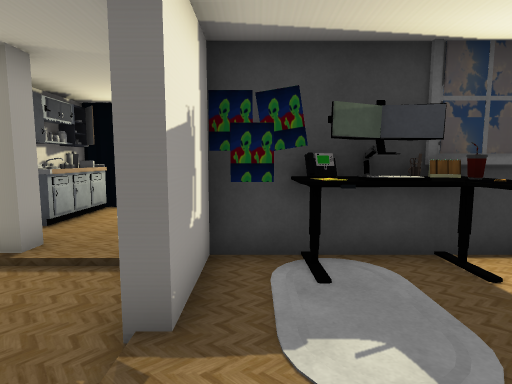
View 1 (above)

13 first-person views from a walk through a scene from a Unity 3-D project. The camera is 1.5 m above the floor, tilts 6° down and sees 80° across. The floor is counted in squares, 1 m on a side. Each view is taken from the middle of a square. On the plan, view 1 faces up. The plan holds only what a view shows up to about 15 squares ahead; the rest is blank. The place goes on beyond the plan. The player is left out. Door leaves are left out, so doorways stand open. Some surface patterns are stand-ins.

View 2
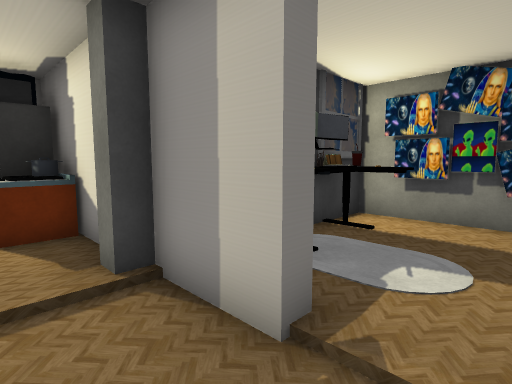

View 3
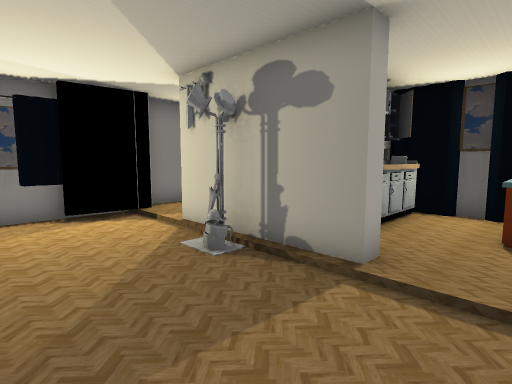

View 4
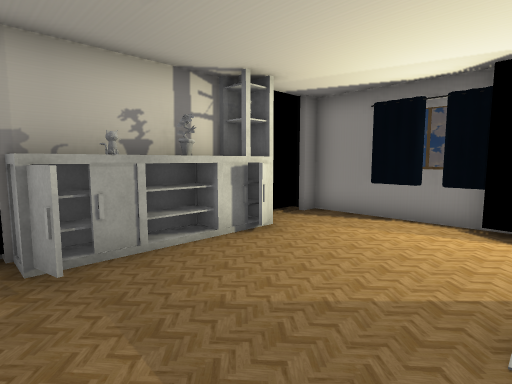

View 5
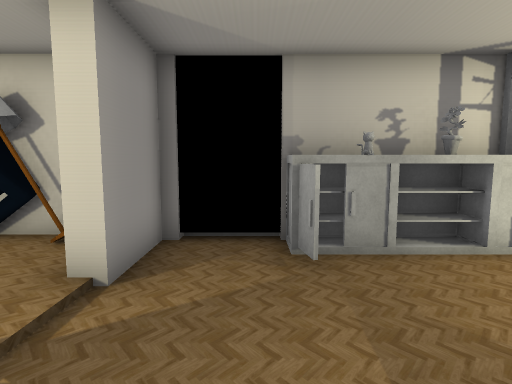

View 6
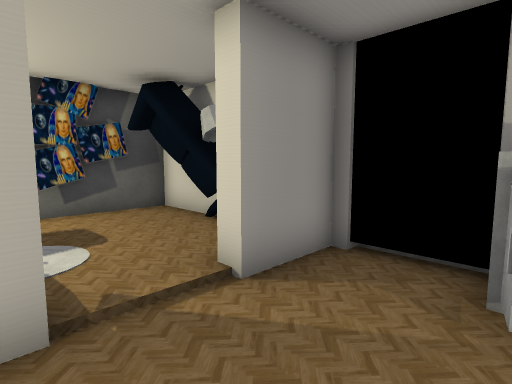

View 7
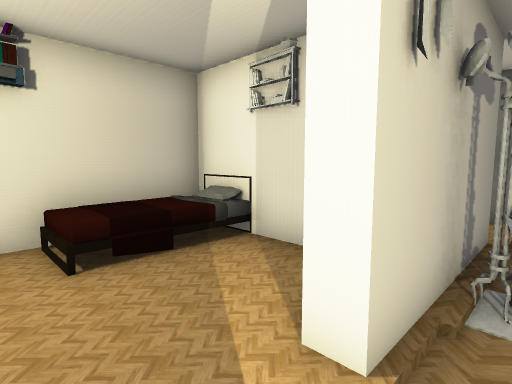

View 8
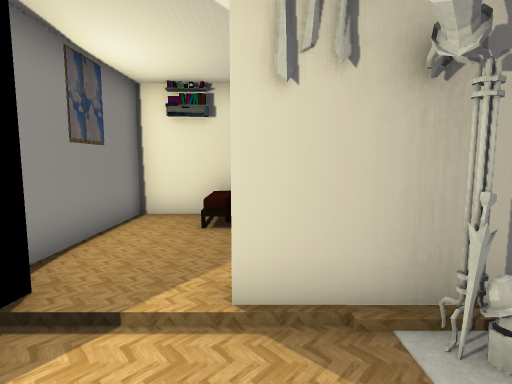

View 9
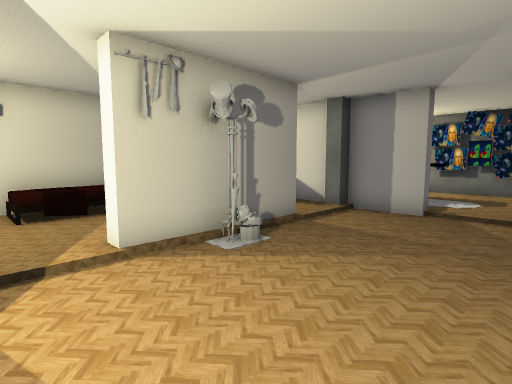

View 10
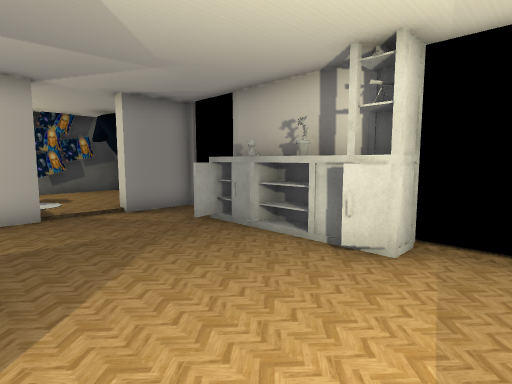

View 11
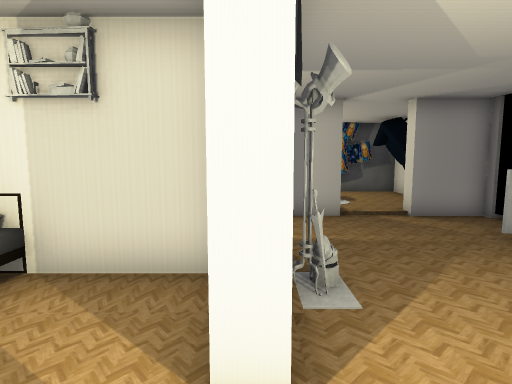

View 12
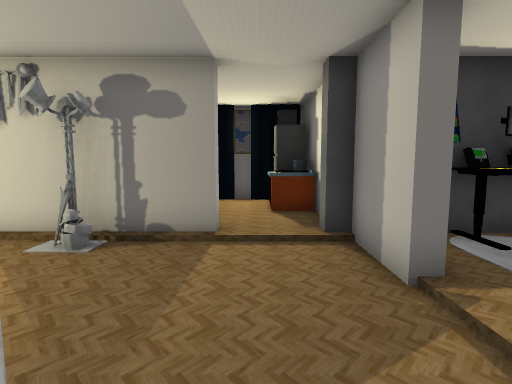

View 13
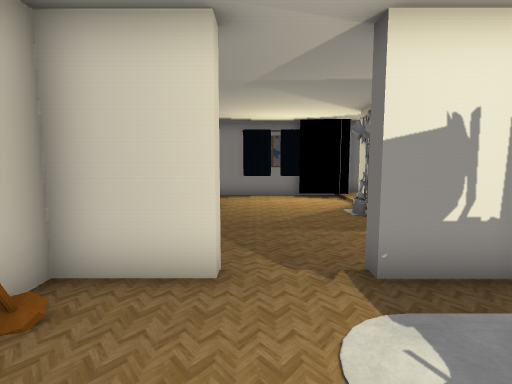

### Floor plan
Key: @ floor where view 1 was taken; # wall or solid block; x gap in a wall; . floor; D open door; = window, fence, low wall or low ledge; O other object.
Columns run from 11 left of view 1 to 5 right of it. Each row starts with its distance up from view 1.
 10 ######OOO
  9 #.x  #O..O#
  8 #.=OO#O..O#
  7 #....#O..O#
  6 #....#....#
  5 #..#####DD#######
  4 #....O....#.OOO.#
  3 #.........#...Ox#
  2 O.........D.....#
  1 O.........D.....#
  0 #......O..#@....#
 -1 #..OOOOO..#.OOO.#
 -2 #############O###

Where each view was taken, in squares from view 1:
view 1: 0 up, 0 right, facing up
view 2: 1 up, 3 left, facing up-right
view 3: 1 up, 2 left, facing up-left
view 4: 4 up, 3 left, facing down-left
view 5: 4 up, 3 left, facing down
view 6: 3 up, 4 left, facing down-right
view 7: 4 up, 10 left, facing up-right
view 8: 2 up, 8 left, facing up
view 9: 0 up, 10 left, facing up-right
view 10: 4 up, 10 left, facing down-right
view 11: 5 up, 10 left, facing right
view 12: 1 down, 3 left, facing up
view 13: 1 up, 3 right, facing left
